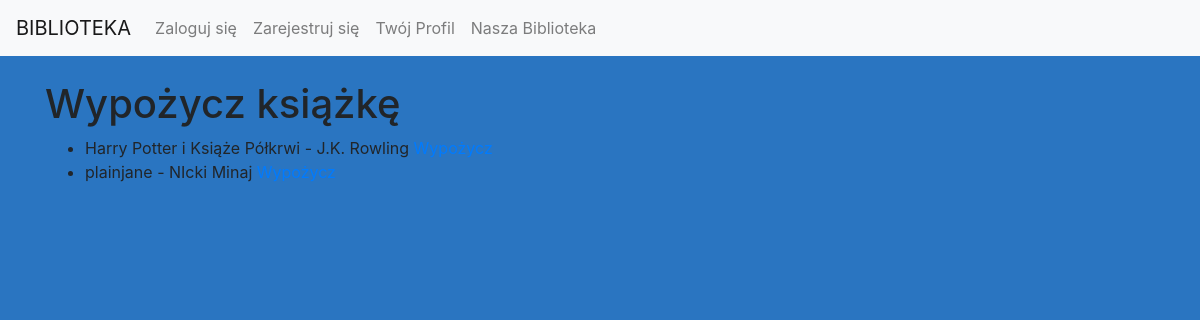
The page /wypozycz/ (signed in) on the database as committed earlier.
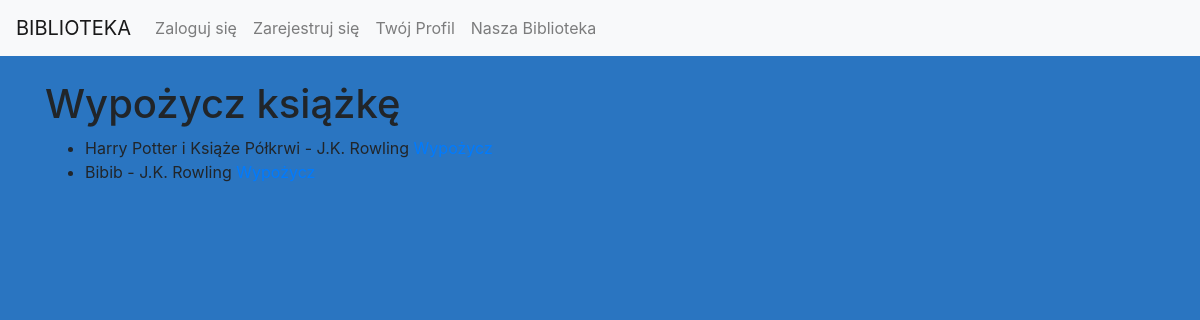
The same page on the database as committed later.
### myapp/models.py (models this page shows, shortened)
class Ksiazka(models.Model):
    tytul = models.CharField(max_length=200)
    autor = models.ManyToManyField(Autor)
    wydawnictwo = models.IntegerField(choices=WYDAWNICTWA.choices)
    rok_wydania = models.CharField(max_length=4)
    liczba_stron = models.IntegerField()
    ISBN = models.CharField(max_length=13)
    okładka = models.IntegerField(choices=OKLADKA.choices)
    gatunek = models.ManyToManyField(Gatunek)
    class Meta:
        verbose_name = "Książka"
        verbose_name_plural = "Książki"

class Autor(models.Model):
    imie_autora = models.CharField(max_length=100)
    nazwisko_autora = models.CharField(max_length=100)
    def __str__(self):
        return f"{self.imie_autora} {self.nazwisko_autora}"
    class Meta:
        verbose_name = "Autor"
        verbose_name_plural = "Autorzy"

### myapp/views.py (the view)
# urls.py: path('wypozycz/', wypozycz_ksiazke, name='wypozycz_ksiazke'),
@login_required
def wypozycz_ksiazke(request):
    ksiazki = Ksiazka.objects.all()
    return render(request, 'myapp/wypozycz_ksiazke.html', {'ksiazki': ksiazki})

### myapp/templates/myapp/wypozycz_ksiazke.html
{% extends "base.html" %}
{% block content %}
<h1>Wypożycz książkę</h1>
<ul>
    {% for ksiazka in ksiazki %}
    <li>
        {{ ksiazka.tytul }} - {{ ksiazka.autor.all|join:", " }}
        <a href="{% url 'wypozycz' ksiazka.id %}">Wypożycz</a>
    </li>
    {% endfor %}
</ul>
{% endblock %}

Rows that differ between the two databases and show on the page:
removed Ksiazka: tytul "plainjane", autor.all "NIcki Minaj"
added Ksiazka: tytul "Bibib", autor.all "J.K. Rowling"
